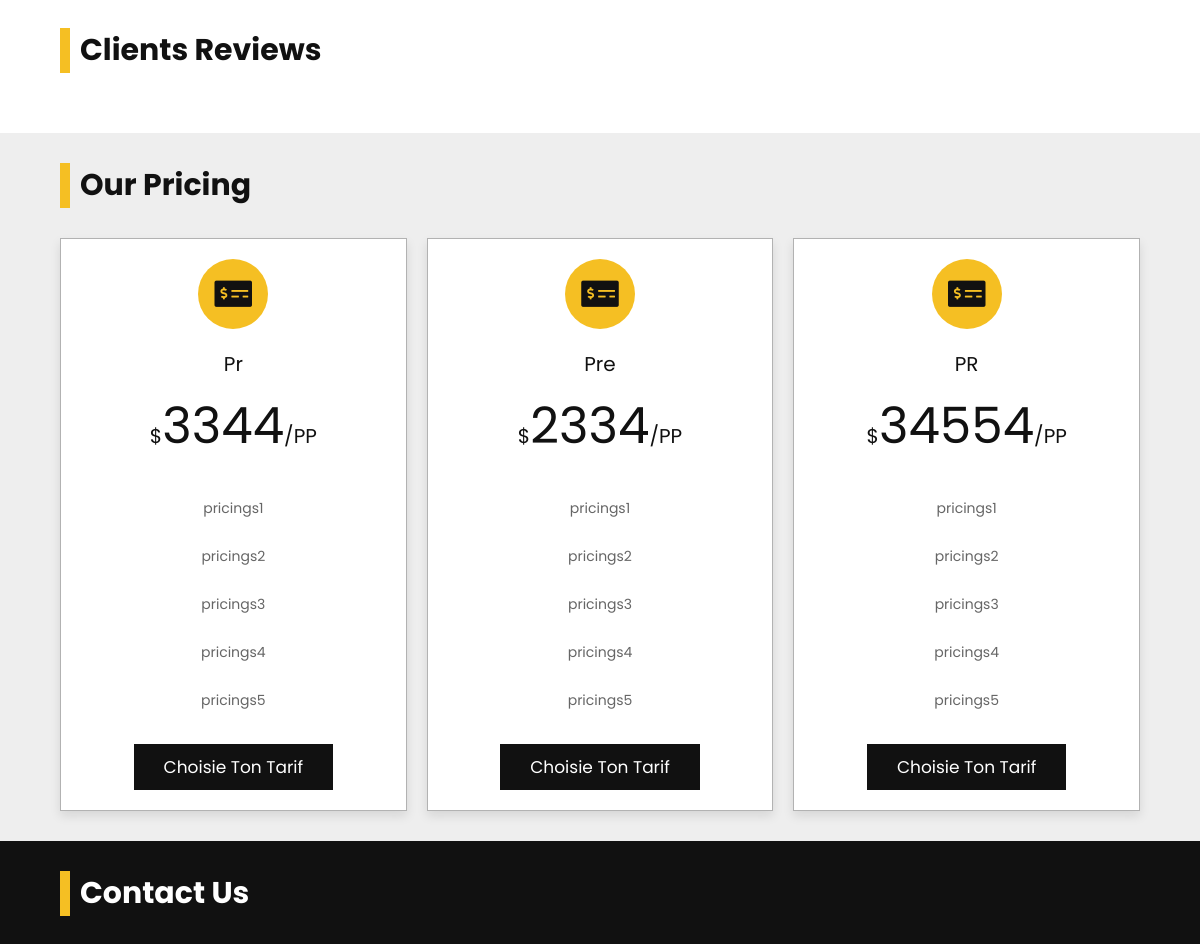
The app's page / (middle part), older data.
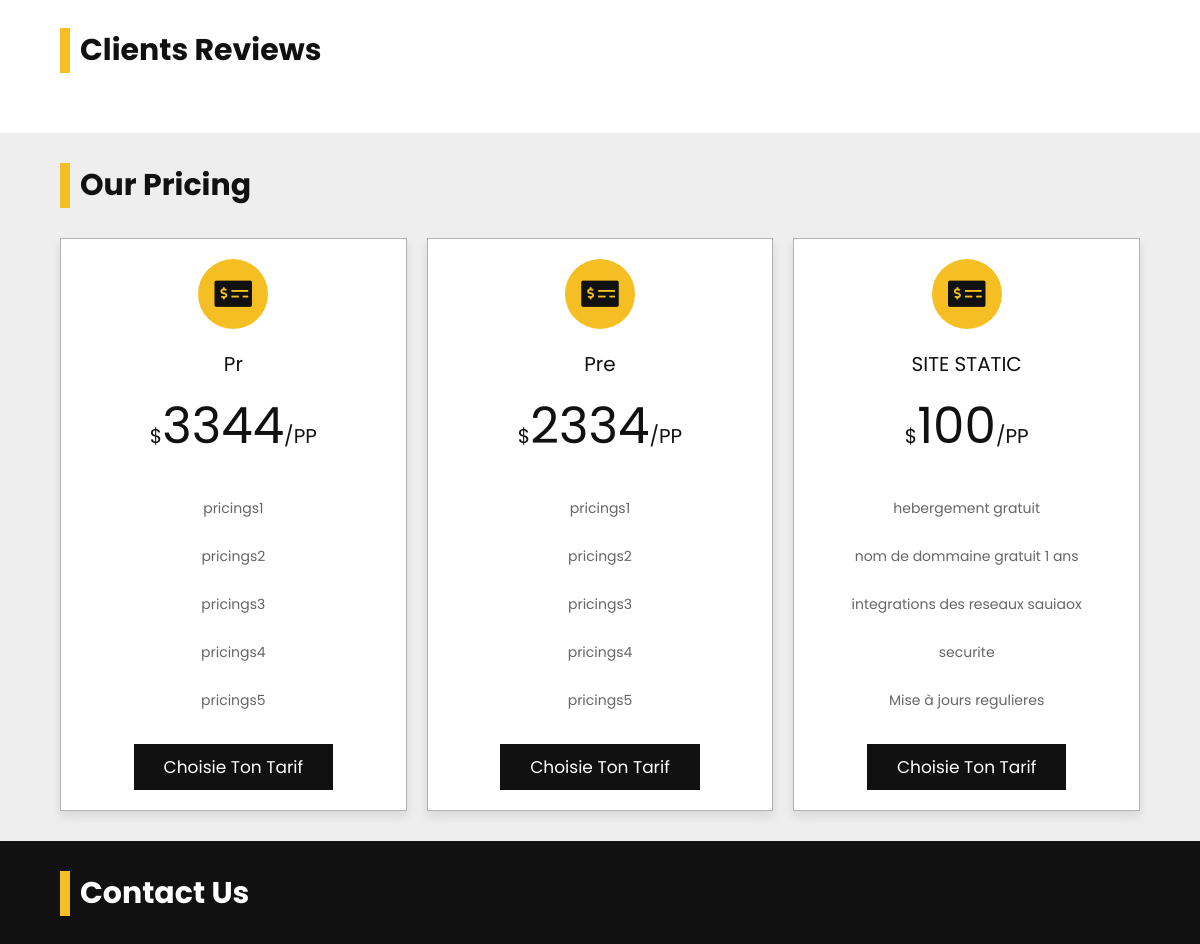
The same page, newer data.
### tech/models.py (models this page shows)
class Pricings(models.Model):
    image = models.ImageField()
    title = models.CharField(max_length=5000)
    prise = models.IntegerField()
    pric1 = models.CharField(max_length=5000)
    pric2 = models.CharField(max_length=5000)
    pric3 = models.CharField(max_length=5000)
    pric4 = models.CharField(max_length=5000)
    pric5 = models.CharField(max_length=5000)

### tech/views.py (the view)
# urls.py: 2. Add a URL to urlpatterns:  path('', views.home, name='home')
def home(request):
    myservice = Services.objects.all()[:3]
    myrewies = Reviews.objects.all()
    myblog = Blogs.objects.all()
    myprising = Pricings.objects.all()[:3]
    myprojet = Projets.objects.all()[:3]
    context = {
        "myservice": myservice,
        "myrewies": myrewies,
        "myblog": myblog,
        "myprising": myprising,
        "myprojet": myprojet
    }
    return render(request, "solution/home.html", context,)

### tech/templates/solution/home.html (shortened to what this page needs)
{% extends 'base.html' %} {% load static %} {% block content %}
<!DOCTYPE html>
<html lang="en">
<head>
   <link rel="stylesheet" href="https://cdnjs.cloudflare.com/ajax/libs/font-awesome/5.15.4/css/all.min.css">
   <link rel="stylesheet" href="https://cdnjs.cloudflare.com/ajax/libs/lightgallery-js/1.4.0/css/lightgallery.min.css">
   <link rel="stylesheet" href="https://unpkg.com/swiper@7/swiper-bundle.min.css" />
</head>
<body>
<section class="reviews">
   <h1 class="heading"> clients reviews </h1>
</section>
<section class="pricing" id="pricing">
   <h1 class="heading"> our pricing </h1>
   <div class="box-container">
    {% for pricings in myprising  %}
      <div class="box">
         <i class="	fas fa-money-check-alt"></i>
         <h3>{{pricings.title}}</h3>
         <div class="price"><span>$</span>{{pricings.prise}}<span>/PP</span></div>
         <div class="list">
            <p>{{pricings.pric1}}</p>
            <p>{{pricings.pric2}}</p>
            <p>{{pricings.pric3}}</p>
            <p>{{pricings.pric4}}</p>
            <p>{{pricings.pric5}}</p>
         </div>
         <a href="#" class="btn">choisie ton tarif</a>
      </div>
      {% endfor %}
   </div>
</section>
<section class="contact" id="contact">
   <h1 class="heading"> contact us </h1>
</section>
</body>
</html>
{% endblock content %}

Row changes from the older to the newer data that the page shows:
changed Pricings: title "PR" → "SITE STATIC"; prise "34554" → "100"; pric1 "pricings1" → "hebergement gratuit"; pric2 "pricings2" → "nom de dommaine gratuit 1 ans"; pric3 "pricings3" → "integrations des reseaux sauiaox"; pric4 "pricings4" → "securite"; pric5 "pricings5" → "Mise à jours regulieres"
